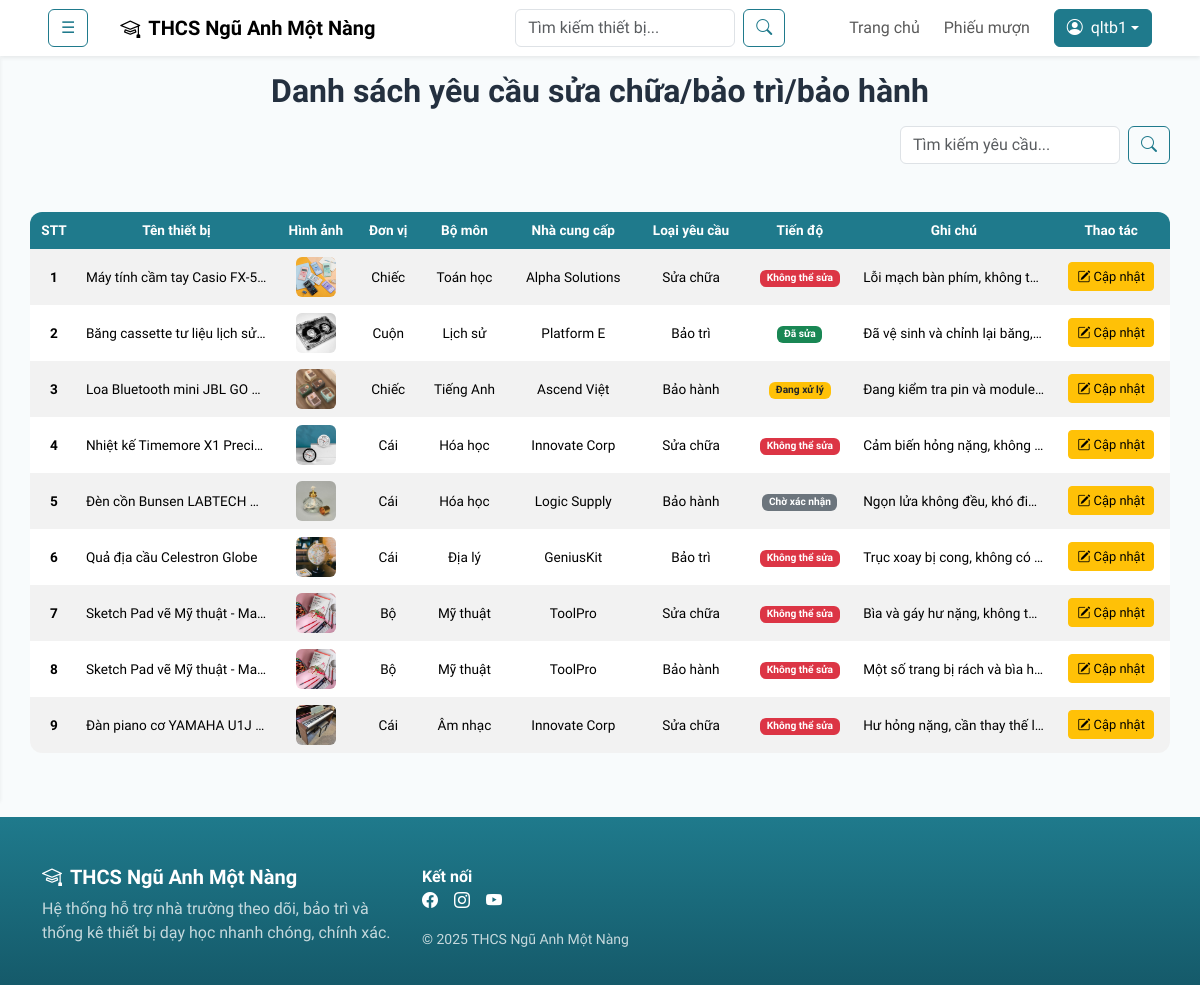
The page /index.php?page=dsyeucau (signed in) on the database its author committed.
### tables this page shows
CREATE TABLE `yeucauscbtbh` (
  `maYeuCau` int(11) NOT NULL,
  `maChiTietTB` int(11) NOT NULL,
  `loaiYeuCau` varchar(50) DEFAULT NULL,
  `tienDo` varchar(50) DEFAULT NULL,
  `ghiChu` text DEFAULT NULL
);

CREATE TABLE `thietbi` (
  `maThietBi` int(11) NOT NULL,
  `tenThietBi` varchar(255) NOT NULL,
  `hinhAnh` varchar(255) DEFAULT NULL,
  `donVi` varchar(50) NOT NULL,
  `soLuong` int(11) NOT NULL,
  `lop` varchar(50) NOT NULL,
  `maBoMon` int(11) NOT NULL,
  `maNhaCungCap` int(11) NOT NULL,
  `moTa` text DEFAULT NULL
);

CREATE TABLE `bomon` (
  `maBoMon` int(11) NOT NULL,
  `tenBoMon` varchar(100) NOT NULL,
  `moTa` text DEFAULT NULL
);

CREATE TABLE `nhacungcap` (
  `maNhaCungCap` int(11) NOT NULL,
  `tenNhaCungCap` varchar(100) NOT NULL,
  `diaChi` varchar(255) DEFAULT NULL,
  `soDienThoai` varchar(20) DEFAULT NULL,
  `email` varchar(100) DEFAULT NULL
);

### App/Models/mYeuCauSCBTBH.php (called while the page is built, shortened)
<?php
class modelYeuCauSCBTBH{
    public function selectAllYeuCauSCCBTBHDaGui() {
        $p = new clsKetNoi();
        $truyvan = "SELECT *, yc.ghiChu FROM yeucauscbtbh yc
                    JOIN chitietthietbi ct ON yc.maChiTietTB = ct.maChiTietTB
                    JOIN thietbi tb ON ct.maThietBi = tb.maThietBi
                    JOIN bomon bm ON tb.maBoMon = bm.maBoMon
                    JOIN nhacungcap ncc ON tb.maNhaCungCap = ncc.maNhaCungCap
                    WHERE yc.loaiYeuCau IS NOT NULL";
        $con = $p->moketnoi();
        $kq = mysqli_query($con, $truyvan);
        return $kq;
    }
}
?>

### App/Controllers/cYeuCauSCBTBH.php (called while the page is built, shortened)
<?php
include_once('App/Models/mYeuCauSCBTBH.php');
class controlYeuCauSCBTBH {
    public function getAllYeuCauSCCBTBHDaGui() {
        $p = new modelYeuCauSCBTBH();
        $kq = $p->selectAllYeuCauSCCBTBHDaGui();
        return $kq;
    }
}
?>

### App/Views/kythuat/tiendoscbtbh/dsyeucau.php (the view, shortened to what this page needs)
<h2 class="text-center fw-semibold my-3">Danh sách yêu cầu sửa chữa/bảo trì/bảo hành</h2>
<div class="d-flex mx-auto justify-content-between align-items-center" style="width: 95%">
    <form class="d-flex ms-auto" action="index.php" method="get">
        <input class="form-control me-2" type="text" name="keyword" placeholder="Tìm kiếm yêu cầu..." style="width: 220px;">
        <button class="btn btn-outline-primary" type="submit"><i class="bi bi-search"></i></button>
    </form>
</div>
<div class="d-flex justify-content-center">
    <div class="table-responsive my-5" style="width: 95%;">
        <table class="table table-striped table-hover table-borderless align-middle" style="font-size: 0.85em;">
            <thead class="text-center">
                <tr>
                    <th>STT</th>
                    <th>Tên thiết bị</th>
                    <th>Hình ảnh</th>
                    <th>Đơn vị</th>
                    <th>Bộ môn</th>
                    <th>Nhà cung cấp</th>
                    <th>Loại yêu cầu</th>
                    <th>Tiến độ</th>
                    <th>Ghi chú</th>
                    <th>Thao tác</th>
                </tr>
            </thead>
            <tbody>
            <?php
            include_once('App/Controllers/cYeuCauSCBTBH.php');
            $p = new controlYeuCauSCBTBH();
            if(isset($_GET['keyword'])) {
                $keyword = $_GET['keyword'];
                $kq = $p->searchYeuCauSCBTBHDaGui($keyword);
            } else {
                $kq = $p->getAllYeuCauSCCBTBHDaGui();
            }
            if ($kq && $kq->num_rows > 0) {
                $dem = 0;
                while ($r = $kq->fetch_assoc()) {
                    $dem++;
                    echo '<tr>';
                        echo '<td class="text-center"><strong>' . $dem . '</strong></td>';
                        echo '<td title="'.$r['tenThietBi'].'">' . $r['tenThietBi'] . '</td>';
                        echo '<td><img src="public/uploads/' . $r['hinhAnh'] . '" width="40" height="40" class="rounded d-block mx-auto"></td>';
                        echo '<td class="text-center">' . $r['donVi'] . '</td>';
                        echo '<td class="text-center">' . $r['tenBoMon'] . '</td>';
                        echo '<td class="text-center">' . $r['tenNhaCungCap'] . '</td>';
                        echo '<td class="text-center">';
                            echo ($r['loaiYeuCau'] === NULL) ? '—' : $r['loaiYeuCau'];
                        echo '</td>';
                        echo '<td class="text-center">';
                            switch ($r['tienDo']) {
                                case "Chờ xác nhận": echo '<span class="badge bg-secondary">' . $r['tienDo'] . '</span>'; break;
                                case "Đang xử lý": echo '<span class="badge bg-warning text-dark">' . $r['tienDo'] . '</span>'; break;
                                case "Đã sửa": echo '<span class="badge bg-success">' . $r['tienDo'] . '</span>'; break;
                                case "Không thể sửa": echo '<span class="badge bg-danger">' . $r['tienDo'] . '</span>'; break;
                            }
                        echo '</td>';
                        echo '<td>' . $r['ghiChu'] . '</td>';
                        echo '<td class="text-center">';
                            echo '<a href="index.php?page=suatiendo&maYeuCau=' . $r['maYeuCau'] . '" class="btn btn-sm btn-warning" style="font-size: 0.95em;"><i class="bi bi-pencil-square"></i> Cập nhật</a>';
                        echo '</td>';
                    echo '</tr>';
                }
            } else {
                echo '<tr><td colspan="11"><h5 class="text-center text-muted">Hiện chưa có yêu cầu nào. Vui lòng quay lại sau.</h5></td></tr>';
            }
            ?>
            </tbody>
        </table>
    </div>
</div>

### public/css/style.css (style rules this page uses)
:root { --na-primary: #1f7a8c; --na-primary-2: #155a6a; --na-accent: #f4a261; --na-ink: #24303f; --na-muted: #6c7a89; --na-bg: #f8fbfc; --na-card: #ffffff; --na-gold: #c9a227; --shadow-soft: 0 10px 30px rgba(31,122,140,.12); }
body { font-family: 'Quicksand', Arial, sans-serif; color:var(--na-ink); background:var(--na-bg) }
.btn-outline-primary { --bs-btn-color:var(--na-primary); --bs-btn-border-color:var(--na-primary); --bs-btn-hover-bg:var(--na-primary); --bs-btn-hover-border-color:var(--na-primary) }
.table thead th { background-color: var(--na-primary); color: white; }
.table { border-radius: 12px; overflow: hidden; }

### App/Views/kythuat/tiendoscbtbh/dsyeucau.php (style rules this page uses)
th, td { max-width: 12.5em; white-space: nowrap; overflow: hidden; text-overflow: ellipsis; }

### rows shown on the page
yeucauscbtbh: thietbi.tenThietBi "Máy tính cầm tay Casio FX-5…", thietbi.hinhAnh (picture), thietbi.donVi "Chiếc", bomon.tenBoMon "Toán học", nhacungcap.tenNhaCungCap "Alpha Solutions", loaiYeuCau "Sửa chữa", tienDo "Không thể sửa", ghiChu "Lỗi mạch bàn phím, không t…"
yeucauscbtbh: thietbi.tenThietBi "Băng cassette tư liệu lịch sử…", thietbi.hinhAnh (picture), thietbi.donVi "Cuộn", bomon.tenBoMon "Lịch sử", nhacungcap.tenNhaCungCap "Platform E", loaiYeuCau "Bảo trì", tienDo "Đã sửa", ghiChu "Đã vệ sinh và chỉnh lại băng,…"
yeucauscbtbh: thietbi.tenThietBi "Loa Bluetooth mini JBL GO…", thietbi.hinhAnh (picture), thietbi.donVi "Chiếc", bomon.tenBoMon "Tiếng Anh", nhacungcap.tenNhaCungCap "Ascend Việt", loaiYeuCau "Bảo hành", tienDo "Đang xử lý", ghiChu "Đang kiểm tra pin và module…"
yeucauscbtbh: thietbi.tenThietBi "Nhiệt kế Timemore X1 Preci…", thietbi.hinhAnh (picture), thietbi.donVi "Cái", bomon.tenBoMon "Hóa học", nhacungcap.tenNhaCungCap "Innovate Corp", loaiYeuCau "Sửa chữa", tienDo "Không thể sửa", ghiChu "Cảm biến hỏng nặng, không…"
yeucauscbtbh: thietbi.tenThietBi "Đèn cồn Bunsen LABTECH…", thietbi.hinhAnh (picture), thietbi.donVi "Cái", bomon.tenBoMon "Hóa học", nhacungcap.tenNhaCungCap "Logic Supply", loaiYeuCau "Bảo hành", tienDo "Chờ xác nhận", ghiChu "Ngọn lửa không đều, khó đi…"
yeucauscbtbh: thietbi.tenThietBi "Quả địa cầu Celestron Globe", thietbi.hinhAnh (picture), thietbi.donVi "Cái", bomon.tenBoMon "Địa lý", nhacungcap.tenNhaCungCap "GeniusKit", loaiYeuCau "Bảo trì", tienDo "Không thể sửa", ghiChu "Trục xoay bị cong, không có…"
yeucauscbtbh: thietbi.tenThietBi "Sketch Pad vẽ Mỹ thuật - Ma…", thietbi.hinhAnh (picture), thietbi.donVi "Bộ", bomon.tenBoMon "Mỹ thuật", nhacungcap.tenNhaCungCap "ToolPro", loaiYeuCau "Sửa chữa", tienDo "Không thể sửa", ghiChu "Bìa và gáy hư nặng, không t…"
yeucauscbtbh: thietbi.tenThietBi "Sketch Pad vẽ Mỹ thuật - Ma…", thietbi.hinhAnh (picture), thietbi.donVi "Bộ", bomon.tenBoMon "Mỹ thuật", nhacungcap.tenNhaCungCap "ToolPro", loaiYeuCau "Bảo hành", tienDo "Không thể sửa", ghiChu "Một số trang bị rách và bìa h…"
yeucauscbtbh: thietbi.tenThietBi "Đàn piano cơ YAMAHA U1J…", thietbi.hinhAnh (picture), thietbi.donVi "Cái", bomon.tenBoMon "Âm nhạc", nhacungcap.tenNhaCungCap "Innovate Corp", loaiYeuCau "Sửa chữa", tienDo "Không thể sửa", ghiChu "Hư hỏng nặng, cần thay thế l…"

### other values the page prints
$_SESSION['tenDangNhap'] "qltb1"
